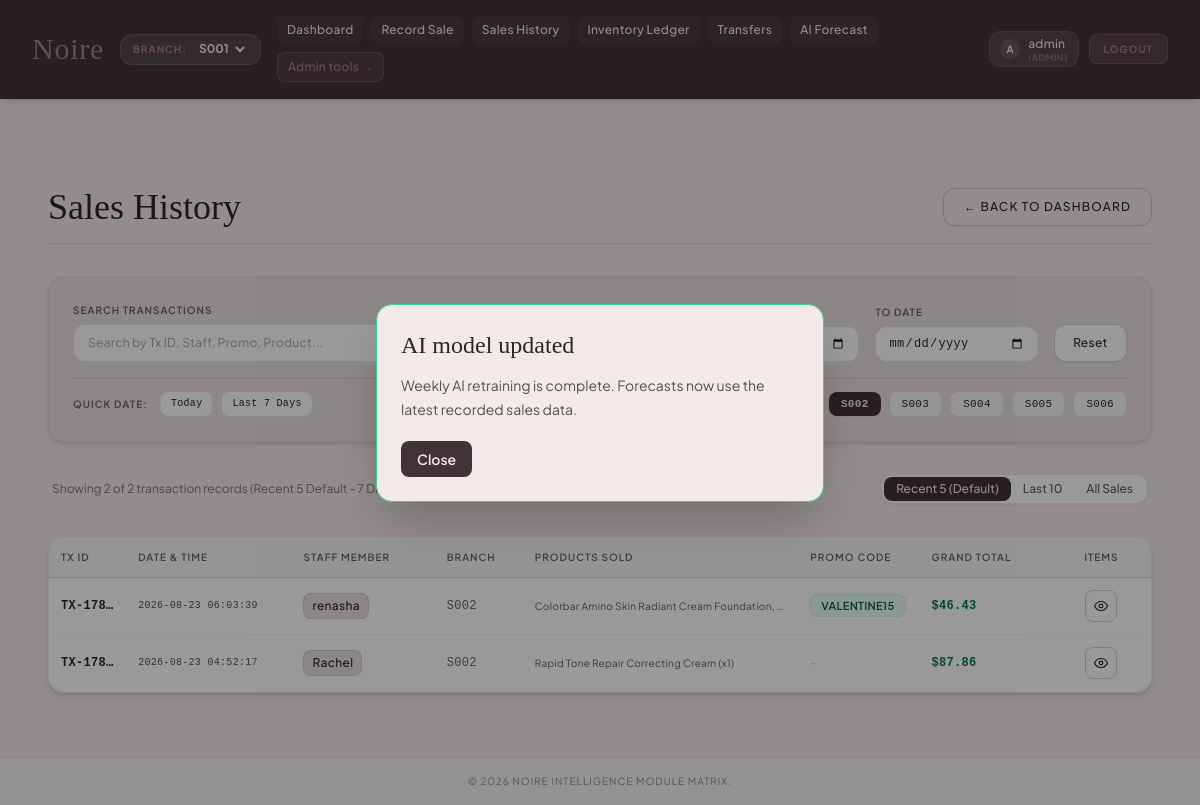
Screenshot of /sales_history?branch=S002 (signed in) with the database file from the repository.
### tables this page shows
CREATE TABLE branches (
            branch_id TEXT PRIMARY KEY,
            region TEXT NOT NULL DEFAULT 'Bagmati',
            location_detail TEXT NOT NULL DEFAULT 'Kathmandu',
            created_at DATETIME DEFAULT CURRENT_TIMESTAMP
        , branch_name TEXT NOT NULL DEFAULT '', is_active INTEGER NOT NULL DEFAULT 1);

CREATE TABLE transactions (
            transaction_id TEXT PRIMARY KEY,
            username TEXT NOT NULL,
            branch_id TEXT NOT NULL REFERENCES branches(branch_id),
            promo_code TEXT,
            discount_rate REAL DEFAULT 1.0,
            grand_total REAL NOT NULL CHECK(grand_total >= 0),
            transaction_date DATE NOT NULL,
            created_at DATETIME DEFAULT CURRENT_TIMESTAMP
        );

### app.py (the view)
@app.route('/sales_history')
@login_required
def sales_history():
    current_branch = session.get('branch', 'S001')
    is_admin = session.get('role') == 'admin'
    if is_admin:
        branch_param = request.args.get('branch', current_branch)
        if branch_param == 'ALL':
            transactions = db_load_transactions()
        else:
            transactions = db_load_transactions(branch=branch_param)
    else:
        branch_param = current_branch
        transactions = db_load_transactions(branch=current_branch)
    return render_template(
        'sales_history.html',
        transactions=transactions,
        current_branch=current_branch,
        selected_branch=branch_param
    )

### app.py (called while the page is built)
@app.context_processor
def inject_active_branches():
    try:
        with get_db() as conn:
            rows = conn.execute(
                "SELECT branch_id FROM branches WHERE is_active = 1 ORDER BY branch_id;"
            ).fetchall()
        return {'active_branches': [{'branch_id': r['branch_id']} for r in rows]}
    except Exception:
        return {'active_branches': [{'branch_id': b} for b in ['S001', 'S002', 'S003', 'S004', 'S005']]}

def login_required(f):
    @wraps(f)
    def decorated_function(*args, **kwargs):
        if 'username' not in session:
            flash('Session expired or unauthenticated. Please log in.')
            return redirect(url_for('login'))
        return f(*args, **kwargs)
    return decorated_function

### src/database.py (called while the page is built)
def get_db_path():
    return os.environ.get('TEST_DB_PATH', os.path.join(PROJECT_ROOT, 'data', 'noire_retail.db'))

@contextmanager
def get_db(db_path=None):
    if db_path is None:
        db_path = get_db_path()
    os.makedirs(os.path.dirname(db_path), exist_ok=True)
    conn = sqlite3.connect(db_path, timeout=30.0)
    conn.row_factory = sqlite3.Row
    conn.execute("PRAGMA foreign_keys = ON;")
    conn.execute("PRAGMA journal_mode = WAL;")
    try:
        yield conn
        conn.commit()
    except Exception:
        conn.rollback()
        raise
    finally:
        conn.close()

### templates/sales_history.html (shortened to what this page needs)
{% extends "base.html" %}
{% block content %}
<div class="max-w-7xl mx-auto px-4 py-8 space-y-8">
    <div class="border-b border-noireText/10 pb-4 flex flex-col md:flex-row md:items-center justify-between gap-4">
        <div>
            <h2 class="text-4xl text-noireText font-serif">Sales History</h2>
        </div>
        <a href="{{ url_for('dashboard') }}" class="px-5 py-2.5 border border-noireText/20 hover:border-noireText/40 text-noireText font-medium uppercase tracking-widest text-xs rounded-xl transition-all shadow-sm flex items-center gap-2 self-start md:self-auto">
            ← Back to Dashboard
        </a>
    </div>
    <div class="bg-parchment p-6 rounded-2xl border border-noireText/5 shadow-md space-y-4 text-xs tracking-wide">
        <div class="grid grid-cols-1 md:grid-cols-12 gap-4 items-end">
            <div class="md:col-span-4 flex flex-col gap-1.5">
                <label for="searchInput" class="font-semibold uppercase text-noireText/70 tracking-widest text-[10px]">Search Transactions</label>
                <input type="text" id="searchInput" placeholder="Search by Tx ID, Staff, Promo, Product..." class="w-full px-3.5 py-2.5 rounded-xl bg-white border border-noireText/10 text-noireText focus:outline-none focus:border-dustyRose focus:ring-1 focus:ring-dustyRose transition-all text-xs">
            </div>
            <div class="md:col-span-3 flex flex-col gap-1.5">
                <label for="productFilter" class="font-semibold uppercase text-noireText/70 tracking-widest text-[10px]">Filter by Product</label>
            </div>
            <div class="md:col-span-2 flex flex-col gap-1.5">
                <label for="fromDate" class="font-semibold uppercase text-noireText/70 tracking-widest text-[10px]">From Date</label>
            </div>
            <div class="md:col-span-2 flex flex-col gap-1.5">
                <label for="toDate" class="font-semibold uppercase text-noireText/70 tracking-widest text-[10px]">To Date</label>
                <input type="date" id="toDate" class="w-full px-3 py-2 rounded-xl bg-white border border-noireText/10 text-noireText focus:outline-none focus:border-dustyRose focus:ring-1 focus:ring-dustyRose transition-all text-xs font-mono">
            </div>
            <div class="md:col-span-1 flex items-end">
                <button type="button" id="resetSalesFilters" class="w-full py-2.5 bg-white hover:bg-velvet border border-noireText/20 hover:border-noireText/40 text-noireText font-medium text-xs rounded-xl transition-all shadow-sm h-[38px] flex items-center justify-center">
                    Reset
                </button>
            </div>
        </div>
        <div class="flex flex-col sm:flex-row sm:items-center justify-between gap-3 pt-3 border-t border-noireText/10 text-xs">
            <div class="flex items-center gap-2 flex-wrap">
                <span class="text-[10px] text-noireText/60 font-bold uppercase tracking-widest mr-1">Quick Date:</span>
                <button type="button" onclick="setQuickDate('today')" class="px-2.5 py-1 bg-white hover:bg-velvet border border-noireText/10 rounded-lg text-[10px] font-mono transition-colors">Today</button>
                <button type="button" onclick="setQuickDate('7d')" class="px-2.5 py-1 bg-white hover:bg-velvet border border-noireText/10 rounded-lg text-[10px] font-mono transition-colors">Last 7 Days</button>
            </div>
            <div class="flex items-center gap-2 flex-wrap text-xs">
                <span class="text-[10px] text-noireText/60 font-bold uppercase tracking-widest mr-1">Branch Scope:</span>
                {% if session.get('role') == 'admin' %}
                <a href="{{ url_for('sales_history', branch='ALL') }}" class="px-3 py-1 rounded-lg font-medium text-[11px] transition-all {% if selected_branch == 'ALL' %}bg-deepWine text-velvet font-bold shadow-sm{% else %}bg-white/80 hover:bg-white text-noireText border border-noireText/10{% endif %}">
                </a>
                {% for b in active_branches %}
                <a href="{{ url_for('sales_history', branch=b.branch_id) }}" class="px-3 py-1 rounded-lg font-mono text-[11px] transition-all {% if selected_branch == b.branch_id %}bg-deepWine text-velvet font-bold shadow-sm{% else %}bg-white/80 hover:bg-white text-noireText border border-noireText/10{% endif %}">
                    {{ b.branch_id }}
                </a>
                {% endfor %}
                {% else %}
                <span class="px-3 py-1 rounded-lg font-mono font-bold text-[11px] bg-deepWine text-velvet shadow-sm">
                    {{ current_branch }} (Your Assigned Branch)
                </span>
                {% endif %}
            </div>
        </div>
    </div>
    <div class="flex flex-col sm:flex-row sm:items-center justify-between gap-3 text-xs text-noireText/60 px-1">
        <span id="salesMatchCount">Showing {{ [5, transactions|length]|min }} of {{ transactions|length if transactions else 0 }} transaction records</span>
        <div class="inline-flex rounded-xl border border-noireText/10 overflow-hidden bg-white p-0.5 shadow-sm text-xs self-start sm:self-auto">
            <button type="button" id="salesLimit5Btn" onclick="setSalesLimit(5)" class="sales-limit-tab py-1 px-3 rounded-lg font-medium transition-all bg-deepWine text-velvet">
                Recent 5 (Default)
            </button>
            <button type="button" id="salesLimit10Btn" onclick="setSalesLimit(10)" class="sales-limit-tab py-1 px-3 rounded-lg font-medium transition-all hover:bg-velvet/50 text-noireText/75">
                Last 10
            </button>
            <button type="button" id="salesLimitAllBtn" onclick="setSalesLimit('all')" class="sales-limit-tab py-1 px-3 rounded-lg font-medium transition-all hover:bg-velvet/50 text-noireText/75">
                All Sales
            </button>
        </div>
    </div>
    <div class="bg-white rounded-2xl border border-noireText/10 shadow-md overflow-hidden">
        <div class="w-full overflow-hidden">
            <table class="w-full table-fixed text-left text-xs tracking-wide border-collapse" id="salesTable">
                <colgroup>
                    <col class="w-[7%]">
                    <col class="w-[15%]">
                    <col class="w-[13%]">
                    <col class="w-[8%]">
                    <col class="w-[25%]">
                    <col class="w-[11%]">
                    <col class="w-[12%]">
                    <col class="w-[9%]">
                </colgroup>
                <thead>
                    <tr class="bg-parchment/30 border-b border-noireText/10 text-noireText/70 uppercase text-[10px] tracking-widest">
                        <th class="py-3 px-3 font-semibold">Tx ID</th>
                        <th class="py-3 px-3 font-semibold">Date & Time</th>
                        <th class="py-3 px-3 font-semibold">Staff Member</th>
                        <th class="py-3 px-3 font-semibold">Branch</th>
                        <th class="py-3 px-3 font-semibold">Products Sold</th>
                        <th class="py-3 px-3 font-semibold">Promo Code</th>
                        <th class="py-3 px-3 font-semibold">Grand Total</th>
                        <th class="py-3 px-3 font-semibold text-center">Items</th>
                    </tr>
                </thead>
                <tbody>
                    {% if transactions is defined and transactions %}
                        {% for tx in transactions %}
                        <tr class="sale-row border-b border-noireText/5 hover:bg-velvet/20 transition-colors"
                            data-txid="{{ tx.transaction_id }}"
                            data-date="{{ (tx.created_at if tx.created_at else tx.transaction_date)[:10] }}"
                            data-user="{{ tx.username|lower }}"
                            data-branch="{{ tx.branch_id }}"
                            data-promo="{{ (tx.promo_code or '')|lower }}"
                            data-products="{{ tx.product_summary|lower }}">
                            <td class="py-3 px-3 font-mono font-bold text-noireText truncate">{{ tx.transaction_id }}</td>
                            <td class="py-3 px-3 text-noireText/80 font-mono text-[10px] truncate" title="{{ tx.created_at if tx.created_at else tx.transaction_date }}">{{ tx.created_at if tx.created_at else tx.transaction_date }}</td>
                            <td class="py-3 px-3 truncate">
                                <span class="inline-flex items-center max-w-full truncate bg-parchment px-2 py-1 rounded-lg text-noireText font-medium border border-noireText/10 align-middle" title="{{ tx.username }}">
                                    <span class="truncate">{{ tx.username }}</span>
                                </span>
                            </td>
                            <td class="py-3 px-3 font-mono text-noireText/70 truncate">{{ tx.branch_id }}</td>
                            <td class="py-3 px-3 text-[10px] leading-tight text-noireText/75 truncate" title="{{ tx.product_summary }}">{{ tx.product_summary }}</td>
                            <td class="py-3 px-3 truncate">
                                {% if tx.promo_code %}
                                    <span class="text-emerald-800 bg-emerald-50 px-2.5 py-1 rounded-lg text-[11px] font-semibold border border-emerald-200/50">
                                        {{ tx.promo_code }}
                                    </span>
                                {% else %}
                                    <span class="text-noireText/30">-</span>
                                {% endif %}
                            </td>
                            <td class="py-3 px-3 font-mono font-bold text-emerald-700 truncate">${{ "%.2f"|format(tx.grand_total) }}</td>
                            <td class="py-3 px-3 text-center">
                                <button type="button" onclick="toggleDetails('details-{{ loop.index }}')" class="inline-flex h-8 w-8 items-center justify-center border border-noireText/20 hover:bg-deepWine hover:text-velvet rounded-lg transition-all" title="View sale items" aria-label="View sale items">
                                    <svg class="h-4 w-4" fill="none" stroke="currentColor" viewBox="0 0 24 24" aria-hidden="true"><path stroke-linecap="round" stroke-linejoin="round" stroke-width="1.8" d="M2.25 12S5.5 5.25 12 5.25 21.75 12 21.75 12 18.5 18.75 12 18.75 2.25 12 2.25 12Z"/><circle cx="12" cy="12" r="2.75" stroke-width="1.8"/></svg>
                                </button>
                            </td>
                        </tr>
                        {% endfor %}
                    {% else %}
                        <tr id="noTransactionsRow">
                            <td colspan="8" class="py-12 text-center text-noireText/40 italic text-sm">
                                No sales transactions found in database logs.
                            </td>
                        </tr>
                    {% endif %}
                </tbody>
            </table>
        </div>
    </div>
</div>
{% endblock %}

### templates/base.html (style rules this page uses)
body { font-family: 'Plus Jakarta Sans', 'Space Grotesk', sans-serif; background-color: #f3e9e9; color: #2e2528; }
h1, h2, h3, .brand-font { font-family: 'Cormorant Garamond', serif; font-weight: 600; }

### rows the page displays
branches: branch_id "S002"
branches: branch_id "S003"
branches: branch_id "S004"
branches: branch_id "S005"
branches: branch_id "S006"
transactions: transaction_id "TX-178…", created_at "2026-08-23 06:03:39", username "renasha", branch_id "S002", product_summary "Colorbar Amino Skin Radiant Cream Foundation, I…", promo_code "VALENTINE15", grand_total "46.43"
transactions: transaction_id "TX-178…", created_at "2026-08-23 04:52:17", username "Rachel", branch_id "S002", product_summary "Rapid Tone Repair Correcting Cream (x1)", grand_total "87.86"

### other values shown
{{ session.get('username', 'G')[:1] }} "A"
{{ session.get('username', 'Guest') }} "admin"
{{ session.get('role', 'staff') }} "ADMIN"
form field value "S001"
